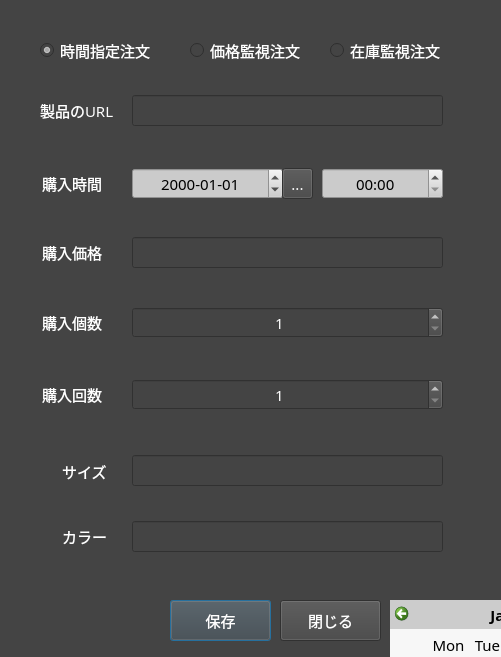
<?xml version="1.0" encoding="UTF-8"?>
<ui version="4.0">
 <class>Form</class>
 <widget class="QDialog" name="Form">
  <property name="geometry">
   <rect>
    <x>0</x>
    <y>0</y>
    <width>501</width>
    <height>657</height>
   </rect>
  </property>
  <property name="font">
   <font>
    <family>Javanese Text</family>
    <pointsize>11</pointsize>
    <weight>50</weight>
    <italic>false</italic>
    <bold>false</bold>
   </font>
  </property>
  <property name="windowTitle">
   <string>設定</string>
  </property>
  <property name="styleSheet">
   <string notr="true">background-color: rgb(68, 68, 68);
color: rgb(255, 255, 255);
font: 11pt &quot;Javanese Text&quot;;</string>
  </property>
  <widget class="QRadioButton" name="radioButton_type_1">
   <property name="geometry">
    <rect>
     <x>40</x>
     <y>40</y>
     <width>111</width>
     <height>21</height>
    </rect>
   </property>
   <property name="text">
    <string>時間指定注文</string>
   </property>
   <property name="checked">
    <bool>true</bool>
   </property>
  </widget>
  <widget class="QRadioButton" name="radioButton_type_2">
   <property name="geometry">
    <rect>
     <x>190</x>
     <y>40</y>
     <width>111</width>
     <height>21</height>
    </rect>
   </property>
   <property name="text">
    <string>価格監視注文</string>
   </property>
  </widget>
  <widget class="QRadioButton" name="radioButton_type_3">
   <property name="geometry">
    <rect>
     <x>330</x>
     <y>40</y>
     <width>111</width>
     <height>21</height>
    </rect>
   </property>
   <property name="text">
    <string>在庫監視注文</string>
   </property>
  </widget>
  <widget class="QPushButton" name="pushButton_save">
   <property name="geometry">
    <rect>
     <x>170</x>
     <y>600</y>
     <width>101</width>
     <height>41</height>
    </rect>
   </property>
   <property name="text">
    <string>保存</string>
   </property>
  </widget>
  <widget class="QPushButton" name="pushButton_cancel">
   <property name="geometry">
    <rect>
     <x>280</x>
     <y>600</y>
     <width>101</width>
     <height>41</height>
    </rect>
   </property>
   <property name="text">
    <string>閉じる</string>
   </property>
  </widget>
  <widget class="QCalendarWidget" name="calendar">
   <property name="geometry">
    <rect>
     <x>390</x>
     <y>600</y>
     <width>309</width>
     <height>251</height>
    </rect>
   </property>
   <property name="styleSheet">
    <string notr="true">color: rgb(0, 0, 0);
background-color: rgb(204, 204, 204);
font: 8pt &quot;MS Shell Dlg 2&quot;;</string>
   </property>
  </widget>
  <widget class="QWidget" name="layoutWidget">
   <property name="geometry">
    <rect>
     <x>32</x>
     <y>90</y>
     <width>451</width>
     <height>491</height>
    </rect>
   </property>
   <layout class="QVBoxLayout" name="verticalLayout">
    <item>
     <widget class="QWidget" name="widget" native="true">
      <widget class="QLineEdit" name="lineEdit_url">
       <property name="geometry">
        <rect>
         <x>100</x>
         <y>5</y>
         <width>311</width>
         <height>31</height>
        </rect>
       </property>
       <property name="text">
        <string/>
       </property>
      </widget>
      <widget class="QLabel" name="label">
       <property name="geometry">
        <rect>
         <x>8</x>
         <y>5</y>
         <width>81</width>
         <height>31</height>
        </rect>
       </property>
       <property name="text">
        <string>製品のURL</string>
       </property>
      </widget>
     </widget>
    </item>
    <item>
     <widget class="QWidget" name="widget_dateTime" native="true">
      <widget class="QTimeEdit" name="timeEdit">
       <property name="geometry">
        <rect>
         <x>290</x>
         <y>7</y>
         <width>121</width>
         <height>31</height>
        </rect>
       </property>
       <property name="styleSheet">
        <string notr="true">background-color: rgb(203, 203, 203);
color: rgb(0, 0, 0);</string>
       </property>
       <property name="alignment">
        <set>Qt::AlignCenter</set>
       </property>
       <property name="displayFormat">
        <string>HH:mm</string>
       </property>
      </widget>
      <widget class="QLabel" name="label_dateTime">
       <property name="geometry">
        <rect>
         <x>10</x>
         <y>7</y>
         <width>81</width>
         <height>31</height>
        </rect>
       </property>
       <property name="text">
        <string>購入時間</string>
       </property>
      </widget>
      <widget class="QDateEdit" name="dateEdit">
       <property name="geometry">
        <rect>
         <x>100</x>
         <y>7</y>
         <width>151</width>
         <height>31</height>
        </rect>
       </property>
       <property name="styleSheet">
        <string notr="true">background-color: rgb(203, 203, 203);
color: rgb(0, 0, 0);</string>
       </property>
       <property name="alignment">
        <set>Qt::AlignCenter</set>
       </property>
       <property name="accelerated">
        <bool>true</bool>
       </property>
       <property name="displayFormat">
        <string>yyyy-MM-dd</string>
       </property>
      </widget>
      <widget class="QToolButton" name="calendar_button">
       <property name="geometry">
        <rect>
         <x>250</x>
         <y>7</y>
         <width>31</width>
         <height>31</height>
        </rect>
       </property>
       <property name="text">
        <string>...</string>
       </property>
      </widget>
     </widget>
    </item>
    <item>
     <widget class="QWidget" name="widget_price" native="true">
      <widget class="QLineEdit" name="lineEdit_price">
       <property name="geometry">
        <rect>
         <x>100</x>
         <y>5</y>
         <width>311</width>
         <height>31</height>
        </rect>
       </property>
       <property name="alignment">
        <set>Qt::AlignCenter</set>
       </property>
      </widget>
      <widget class="QLabel" name="label_8">
       <property name="geometry">
        <rect>
         <x>10</x>
         <y>5</y>
         <width>71</width>
         <height>31</height>
        </rect>
       </property>
       <property name="text">
        <string>購入価格</string>
       </property>
      </widget>
     </widget>
    </item>
    <item>
     <widget class="QWidget" name="widget_5" native="true">
      <widget class="QSpinBox" name="spinBox_count">
       <property name="geometry">
        <rect>
         <x>100</x>
         <y>4</y>
         <width>311</width>
         <height>31</height>
        </rect>
       </property>
       <property name="alignment">
        <set>Qt::AlignCenter</set>
       </property>
       <property name="minimum">
        <number>1</number>
       </property>
      </widget>
      <widget class="QLabel" name="label_4">
       <property name="geometry">
        <rect>
         <x>10</x>
         <y>4</y>
         <width>71</width>
         <height>31</height>
        </rect>
       </property>
       <property name="text">
        <string>購入個数</string>
       </property>
      </widget>
     </widget>
    </item>
    <item>
     <widget class="QWidget" name="widget_6" native="true">
      <widget class="QSpinBox" name="spinBox_loops">
       <property name="geometry">
        <rect>
         <x>100</x>
         <y>5</y>
         <width>311</width>
         <height>31</height>
        </rect>
       </property>
       <property name="alignment">
        <set>Qt::AlignCenter</set>
       </property>
       <property name="minimum">
        <number>1</number>
       </property>
      </widget>
      <widget class="QLabel" name="label_5">
       <property name="geometry">
        <rect>
         <x>10</x>
         <y>5</y>
         <width>71</width>
         <height>31</height>
        </rect>
       </property>
       <property name="text">
        <string>購入回数</string>
       </property>
      </widget>
     </widget>
    </item>
    <item>
     <widget class="QWidget" name="widget_7" native="true">
      <widget class="QLabel" name="label_6">
       <property name="geometry">
        <rect>
         <x>30</x>
         <y>11</y>
         <width>51</width>
         <height>31</height>
        </rect>
       </property>
       <property name="text">
        <string>サイズ</string>
       </property>
      </widget>
      <widget class="QLineEdit" name="lineEdit_size">
       <property name="geometry">
        <rect>
         <x>100</x>
         <y>10</y>
         <width>311</width>
         <height>31</height>
        </rect>
       </property>
       <property name="alignment">
        <set>Qt::AlignCenter</set>
       </property>
      </widget>
     </widget>
    </item>
    <item>
     <widget class="QWidget" name="widget_2" native="true">
      <widget class="QLineEdit" name="lineEdit_color">
       <property name="geometry">
        <rect>
         <x>100</x>
         <y>5</y>
         <width>311</width>
         <height>31</height>
        </rect>
       </property>
       <property name="alignment">
        <set>Qt::AlignCenter</set>
       </property>
      </widget>
      <widget class="QLabel" name="label_7">
       <property name="geometry">
        <rect>
         <x>30</x>
         <y>5</y>
         <width>51</width>
         <height>31</height>
        </rect>
       </property>
       <property name="text">
        <string>カラー</string>
       </property>
      </widget>
     </widget>
    </item>
   </layout>
  </widget>
  <zorder>layoutWidget</zorder>
  <zorder>radioButton_type_1</zorder>
  <zorder>radioButton_type_2</zorder>
  <zorder>radioButton_type_3</zorder>
  <zorder>pushButton_save</zorder>
  <zorder>pushButton_cancel</zorder>
  <zorder>calendar</zorder>
 </widget>
 <resources/>
 <connections>
  <connection>
   <sender>calendar</sender>
   <signal>clicked(QDate)</signal>
   <receiver>Form</receiver>
   <slot>calendar_click()</slot>
   <hints>
    <hint type="sourcelabel">
     <x>275</x>
     <y>305</y>
    </hint>
    <hint type="destinationlabel">
     <x>249</x>
     <y>328</y>
    </hint>
   </hints>
  </connection>
  <connection>
   <sender>calendar_button</sender>
   <signal>clicked()</signal>
   <receiver>Form</receiver>
   <slot>calendar_show()</slot>
   <hints>
    <hint type="sourcelabel">
     <x>285</x>
     <y>183</y>
    </hint>
    <hint type="destinationlabel">
     <x>249</x>
     <y>328</y>
    </hint>
   </hints>
  </connection>
  <connection>
   <sender>pushButton_save</sender>
   <signal>clicked()</signal>
   <receiver>Form</receiver>
   <slot>save()</slot>
   <hints>
    <hint type="sourcelabel">
     <x>220</x>
     <y>620</y>
    </hint>
    <hint type="destinationlabel">
     <x>249</x>
     <y>328</y>
    </hint>
   </hints>
  </connection>
  <connection>
   <sender>pushButton_cancel</sender>
   <signal>clicked()</signal>
   <receiver>Form</receiver>
   <slot>cancel()</slot>
   <hints>
    <hint type="sourcelabel">
     <x>330</x>
     <y>620</y>
    </hint>
    <hint type="destinationlabel">
     <x>249</x>
     <y>328</y>
    </hint>
   </hints>
  </connection>
  <connection>
   <sender>radioButton_type_1</sender>
   <signal>clicked()</signal>
   <receiver>Form</receiver>
   <slot>type_1_click()</slot>
   <hints>
    <hint type="sourcelabel">
     <x>95</x>
     <y>50</y>
    </hint>
    <hint type="destinationlabel">
     <x>249</x>
     <y>328</y>
    </hint>
   </hints>
  </connection>
  <connection>
   <sender>radioButton_type_2</sender>
   <signal>clicked()</signal>
   <receiver>Form</receiver>
   <slot>type_2_click()</slot>
   <hints>
    <hint type="sourcelabel">
     <x>245</x>
     <y>50</y>
    </hint>
    <hint type="destinationlabel">
     <x>249</x>
     <y>328</y>
    </hint>
   </hints>
  </connection>
  <connection>
   <sender>radioButton_type_3</sender>
   <signal>clicked()</signal>
   <receiver>Form</receiver>
   <slot>type_3_click()</slot>
   <hints>
    <hint type="sourcelabel">
     <x>385</x>
     <y>50</y>
    </hint>
    <hint type="destinationlabel">
     <x>249</x>
     <y>328</y>
    </hint>
   </hints>
  </connection>
 </connections>
 <slots>
  <slot>type_1_click()</slot>
  <slot>type_2_click()</slot>
  <slot>type_3_click()</slot>
  <slot>calendar_click()</slot>
  <slot>save()</slot>
  <slot>cancel()</slot>
  <slot>calendar_show()</slot>
 </slots>
</ui>
